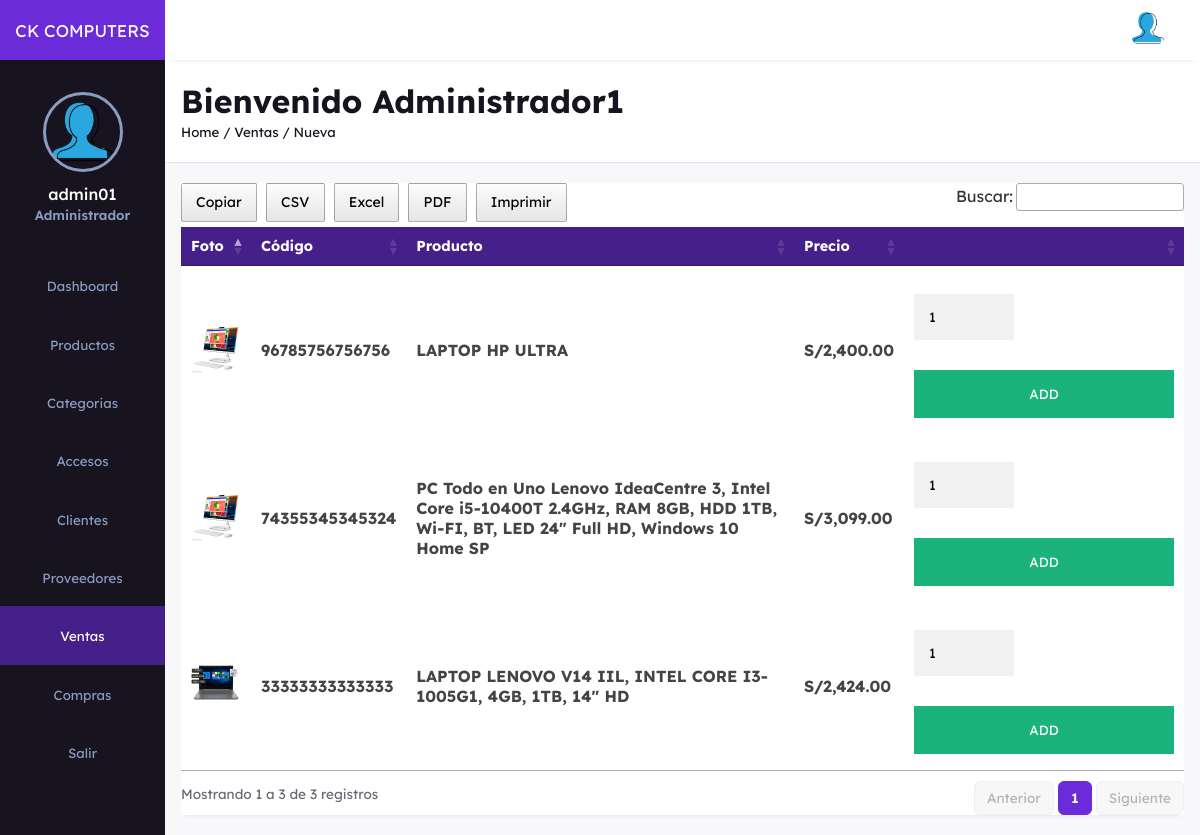
Screenshot of /frontend/ventas/nuevo.php (signed in) with the database file from the repository.
### tables this page shows
CREATE TABLE `productos` (
  `idprod` int(11) NOT NULL AUTO_INCREMENT,
  `codpro` char(14) NOT NULL,
  `nomprd` text NOT NULL,
  `desprd` text NOT NULL,
  `foto` varchar(255) NOT NULL,
  `precio` decimal(10,2) NOT NULL,
  `stock` char(3) NOT NULL,
  `idmar` int(11) NOT NULL,
  `idcate` int(11) NOT NULL,
  `modelo` text NOT NULL,
  `peso` text NOT NULL,
  `state` tinyint(1) NOT NULL DEFAULT 1,
  `fere` timestamp NOT NULL DEFAULT current_timestamp() ON UPDATE current_timestamp(),
  PRIMARY KEY (`idprod`),
  KEY `idmar` (`idmar`),
  KEY `idcate` (`idcate`),
  CONSTRAINT `productos_ibfk_1` FOREIGN KEY (`idmar`) REFERENCES `marca` (`idmar`),
  CONSTRAINT `productos_ibfk_2` FOREIGN KEY (`idcate`) REFERENCES `categoria` (`idcate`)
);

### backend/config/helpers.php (called while the page is built, shortened)
<?php
function e($valor)
{
    return htmlspecialchars((string)$valor, ENT_QUOTES, 'UTF-8');
}

### frontend/ventas/nuevo.php (the view, shortened to what this page needs)
<?php
require __DIR__ . '/../layout/cabecera.php';
?>
            <div class="page-content">
            <div class="records table-responsive">
                    <div>
                        <?php
require '../../backend/config/Conexion.php';
$sentencia = $connect->prepare("SELECT productos.idprod,productos.codpro ,productos.nomprd, productos.desprd, productos.foto, productos.precio, productos.stock, marca.idmar, marca.nomarc, categoria.idcate, categoria.nocate,productos.modelo, productos.peso, productos.state, productos.fere FROM productos INNER JOIN marca ON productos.idmar = marca.idmar INNER JOIN categoria ON productos.idcate = categoria.idcate ORDER BY productos.idprod DESC;");
 $sentencia->execute();
$data =  array();
if($sentencia){
  while($r = $sentencia->fetchObject()){
    $data[] = $r;
  }
}
     ?>
     <?php if(count($data)>0):?>
                        <table width="100%" id="example">
                            <thead>
                                <tr>
                                    <th><span class="las la-sort"></span>Foto</th>
                                    <th><span class="las la-sort"></span>Código</th>
                                    <th><span class="las la-sort"></span>Producto</th>
                                    <th><span class="las la-sort"></span>Precio</th>
                                    <th><span class="las la-sort"></span></th>
                                </tr>
                            </thead>
                            <tbody>
                                <?php foreach($data as $d):?>
                                <tr>
                                    <td><?php  echo "<img src='../../backend/img/subidas/".$d->foto."'width='50'"; ?></td>
                                    <td><h4><?php echo e($d->codpro); ?></h4></td>
                                    <td><h4><?php echo e($d->nomprd); ?></h4></td>
                                   <td><h4>S/<?php echo number_format($d->precio,2) ?></h4></td>
                                   <td style="width:260px;">
                                     <form class="form-inline" method="post" action="">
      <div class="form-group">
        <input type="number" name="p_qty" value="1" style="width:100px;" min="1" class="form-control" placeholder="Cantidad">
      </div>
      <button type="submit" name="add_to_cart" class="registerbtn">ADD </button>
    </form>
                                   </td>
                                </tr>
                                 <?php endforeach; ?>
                            </tbody>
                        </table>
    <?php endif; ?>
                    </div>
                </div>
            </div>
<?php require __DIR__ . '/../layout/pie.php'; ?>
</body>
</html>

### backend/css/admin.css (style rules this page uses)
:root { --main-color: #6C2BD9; --color-dark: #17131F; --text-grey: #6B6673; }
* { margin: 0; padding: 0; text-decoration: none; list-style-type: none; box-sizing: border-box; font-family: 'Lexend Deca', sans-serif; }
.page-content { padding: 1.3rem 1rem; background: #F8F7FA; }
.records { box-shadow: 0px 5px 5px -5px rgb(0 0 0 / 10%); background: #fff; border-radius: 3px; }
input, button, select { outline: none; }
.table-responsive { width: 100%; overflow: auto; }
table { border-collapse: collapse; }
table thead tr { background: #45208A; }
table thead th { padding: 1rem 0rem; text-align: left; color: #fff; font-size: .9rem; }
table thead th:first-child { padding-left: 1rem; }
table tbody td { padding: 1rem 0rem; color: #444; }
table tbody td:first-child { padding-left: 1rem; color: var(--main-color); font-weight: 600; font-size: .9rem; }
table tbody tr { border-bottom: 1px solid #dee2e8; }
input[type=text], input[type=password], input[type=date],input[type=datetime-local], input[type=file],textarea, input[type=number] { width: 100%; padding: 15px; margin: 20px 0 22px 0; display: inline-block; border: none; background: #f1f1f1; }
.registerbtn { background-color: #04AA6D; color: white; padding: 16px 20px; margin: 8px 0; border: none; cursor: pointer; width: 100%; opacity: 0.9; }

### rows the page displays
productos: foto (picture), codpro "96785756756756", nomprd "LAPTOP HP ULTRA", precio "2,400.00"
productos: foto (picture), codpro "74355345345324", nomprd "PC Todo en Uno Lenovo IdeaCentre 3, Intel Core i5-10400T 2.4GHz, RAM 8GB, HDD 1TB, Wi-FI, BT, LED 24\" Full HD, Windows 10 Home SP", precio "3,099.00"
productos: foto (picture), codpro "33333333333333", nomprd "LAPTOP LENOVO V14 IIL, INTEL CORE I3-1005G1, 4GB, 1TB, 14″ HD", precio "2,424.00"

### other values shown
$_SESSION['username'] "admin01"
nombre_rol(rol_actual()) "Administrador"
$texto "Dashboard"
$texto "Productos"
$texto "Categorias"
$texto "Accesos"
$texto "Clientes"
$texto "Proveedores"
$texto "Ventas"
$texto "Compras"
$_SESSION['nombre'] "Administrador1"
$migas "Ventas / Nueva"
